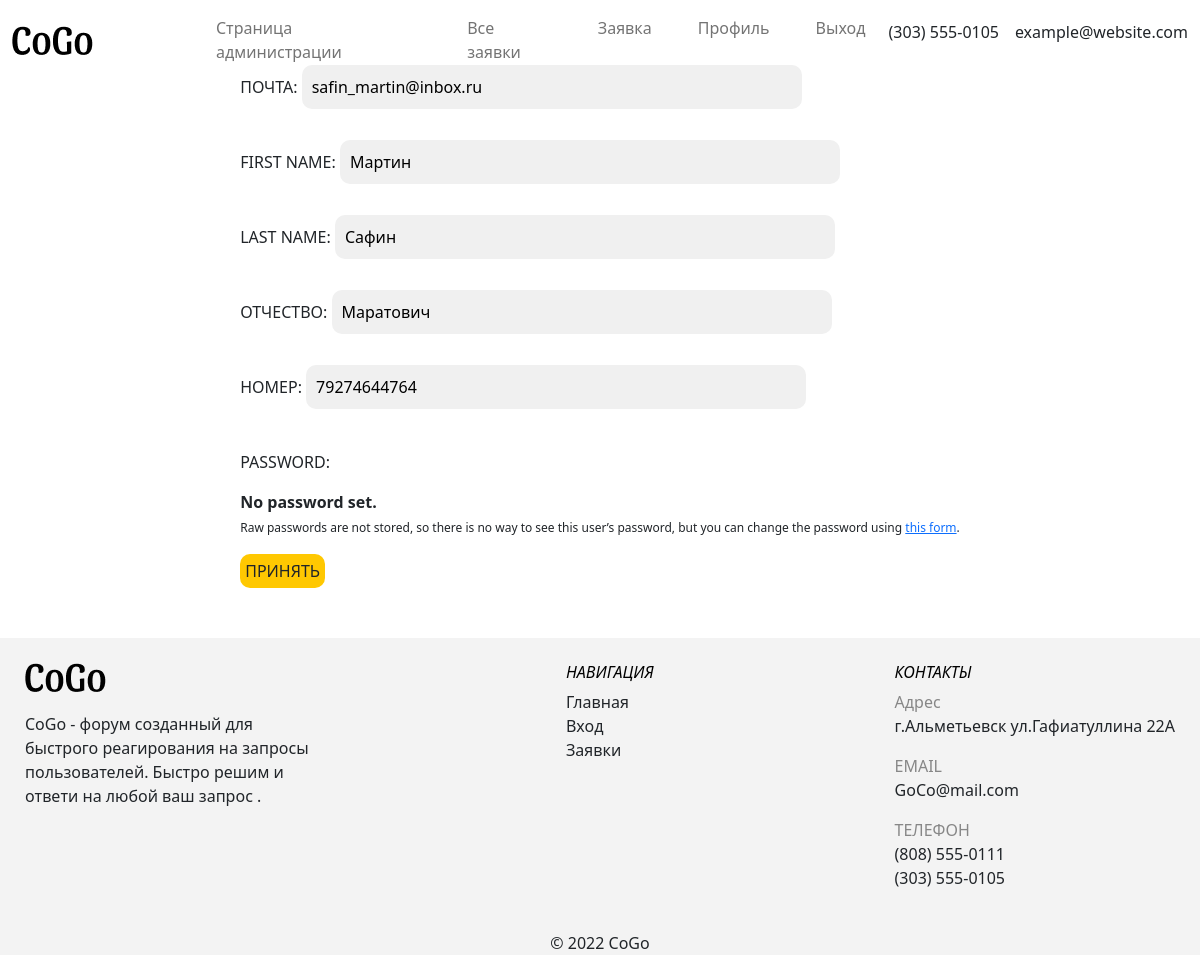
Page /my_order/edit (signed in) on the committed database.
### mysite/models.py (models this page shows)
class Person (AbstractUser):
    patron = models.CharField(max_length=20, verbose_name="Отчество", blank=True, null=True)
    number = models.IntegerField(verbose_name="Номер", null=True, blank=True)
    email = models.CharField(max_length=50, verbose_name="Почта", blank=True, null=True)
    class Meta:
        verbose_name = 'Пользователь'
        verbose_name_plural = 'Пользователи'

### mysite/views.py (the view)
# urls.py: path('my_order/edit', views.edit_profile, name='edit_profile'),
def edit_profile(request):
    if request.method == 'POST':
        form = EditProfileForm(request.POST, instance=request.user)
        if form.is_valid():
            form.save()
            return redirect('my_order')
    else:
        form = EditProfileForm(instance=request.user)
        args = {'form': form}
        return render(request, 'registration/edit_profile.html', args)

### mysite/forms.py
class EditProfileForm(UserChangeForm):
    class Meta:
        model = Person
        fields = (
            'email',
            'first_name',
            'last_name',
            'patron',
            'number',
        )

### mysite/templates/registration/edit_profile.html (shortened to what this page needs)
{% extends "base_generate.html" %}
{% block content %}
<div class="reigis">
    <div class="regis_cont">
        <form method="post">
            {{ form.as_p }}
            <button type="submit" class="btn mr-3 sort-btn">Принять</button>
        </form>
    </div>
</div>
{% endblock %}

### mysite/static/css/style.css (style rules this page uses)
.btn { border-radius: 0; padding: 10px 25px; }
form input { width: 500px; padding: 10px; border-radius: 10px; border: none; background: #F0F0F0; }
label { text-transform: uppercase; margin-top: 25px; }
.reigis { height: 100%; padding: 50px; display: flex; justify-content:center; align-items: center; }
.helptext { font-size: 12px; }
.sort-btn { background: #FFC801; text-transform: uppercase; border: none; border-radius: 10px; padding: 5px; }

### rows in the picture
Person: email "safin_martin@inbox.ru", first_name "Мартин", last_name "Сафин", patron "Маратович", number "79274644764"
